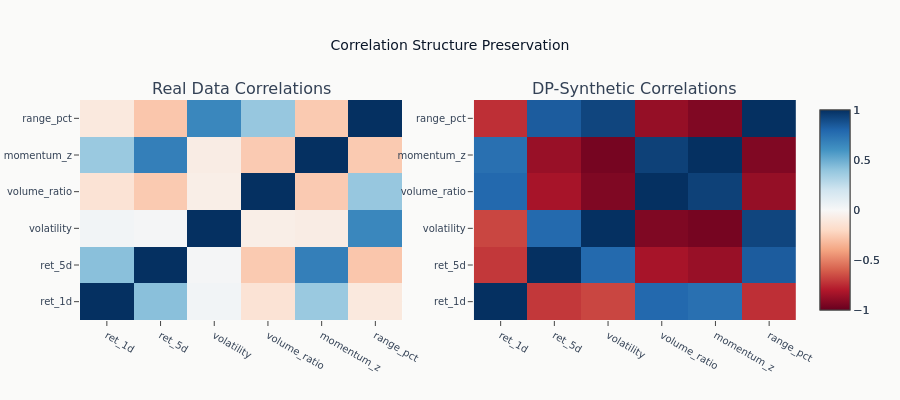

Here is the notebook cell this chart was saved with:
### Code cell
# Correlation heatmaps
fig = make_subplots(
    rows=1, cols=2, subplot_titles=["Real Data Correlations", "DP-Synthetic Correlations"]
)

corr_real = np.corrcoef(real_data, rowvar=False)
corr_synth = np.corrcoef(synthetic_data, rowvar=False)

fig.add_trace(
    go.Heatmap(z=corr_real, x=feature_names, y=feature_names, colorscale="RdBu", zmid=0),
    row=1,
    col=1,
)
fig.add_trace(
    go.Heatmap(z=corr_synth, x=feature_names, y=feature_names, colorscale="RdBu", zmid=0),
    row=1,
    col=2,
)

fig.update_layout(title="Correlation Structure Preservation", height=400, template="ml4t")
fig.show()

### Figure 1 — Plotly figure (JSON) as saved in the notebook; plotly's stock layout.template omitted (floating-point values rounded to 4 significant figures)
{"data": [{"colorscale": [[0.0, "rgb(103,0,31)"], [0.1, "rgb(178,24,43)"], [0.2, "rgb(214,96,77)"], [0.3, "rgb(244,165,130)"], [0.4, "rgb(253,219,199)"], [0.5, "rgb(247,247,247)"], [0.6, "rgb(209,229,240)"], [0.7, "rgb(146,197,222)"], [0.8, "rgb(67,147,195)"], [0.9, "rgb(33,102,172)"], [1.0, "rgb(5,48,97)"]], "type": "heatmap", "x": ["ret_1d", "ret_5d", "volatility", "volume_ratio", "momentum_z", "range_pct"], "xaxis": "x", "y": ["ret_1d", "ret_5d", "volatility", "volume_ratio", "momentum_z", "range_pct"], "yaxis": "y", "z": [[1.0, 0.4213, 0.03139, -0.1422, 0.3754, -0.1024], [0.4213, 1.0, 0.0177, -0.2642, 0.6884, -0.2774], [0.03139, 0.0177, 1.0, -0.06509, -0.08035, 0.6535], [-0.1422, -0.2642, -0.06509, 1.0, -0.2619, 0.3853], [0.3754, 0.6884, -0.08035, -0.2619, 1.0, -0.2642], [-0.1024, -0.2774, 0.6535, 0.3853, -0.2642, 1.0]], "zmid": 0}, {"colorscale": [[0.0, "rgb(103,0,31)"], [0.1, "rgb(178,24,43)"], [0.2, "rgb(214,96,77)"], [0.3, "rgb(244,165,130)"], [0.4, "rgb(253,219,199)"], [0.5, "rgb(247,247,247)"], [0.6, "rgb(209,229,240)"], [0.7, "rgb(146,197,222)"], [0.8, "rgb(67,147,195)"], [0.9, "rgb(33,102,172)"], [1.0, "rgb(5,48,97)"]], "type": "heatmap", "x": ["ret_1d", "ret_5d", "volatility", "volume_ratio", "momentum_z", "range_pct"], "xaxis": "x2", "y": ["ret_1d", "ret_5d", "volatility", "volume_ratio", "momentum_z", "range_pct"], "yaxis": "y2", "z": [[1.0, -0.7114, -0.6728, 0.7862, 0.7544, -0.7358], [-0.7114, 1.0, 0.7833, -0.8302, -0.8686, 0.8372], [-0.6728, 0.7833, 1.0, -0.9367, -0.9612, 0.9229], [0.7862, -0.8302, -0.9367, 1.0, 0.9375, -0.8785], [0.7544, -0.8686, -0.9612, 0.9375, 1.0, -0.9338], [-0.7358, 0.8372, 0.9229, -0.8785, -0.9338, 1.0]], "zmid": 0}], "layout": {"annotations": [{"font": {"size": 16}, "showarrow": false, "text": "Real Data Correlations", "x": 0.225, "xanchor": "center", "xref": "paper", "y": 1.0, "yanchor": "bottom", "yref": "paper"}, {"font": {"size": 16}, "showarrow": false, "text": "DP-Synthetic Correlations", "x": 0.775, "xanchor": "center", "xref": "paper", "y": 1.0, "yanchor": "bottom", "yref": "paper"}], "height": 400, "title": {"text": "Correlation Structure Preservation"}, "xaxis": {"anchor": "y", "domain": [0.0, 0.45]}, "xaxis2": {"anchor": "y2", "domain": [0.55, 1.0]}, "yaxis": {"anchor": "x", "domain": [0.0, 1.0]}, "yaxis2": {"anchor": "x2", "domain": [0.0, 1.0]}}}
